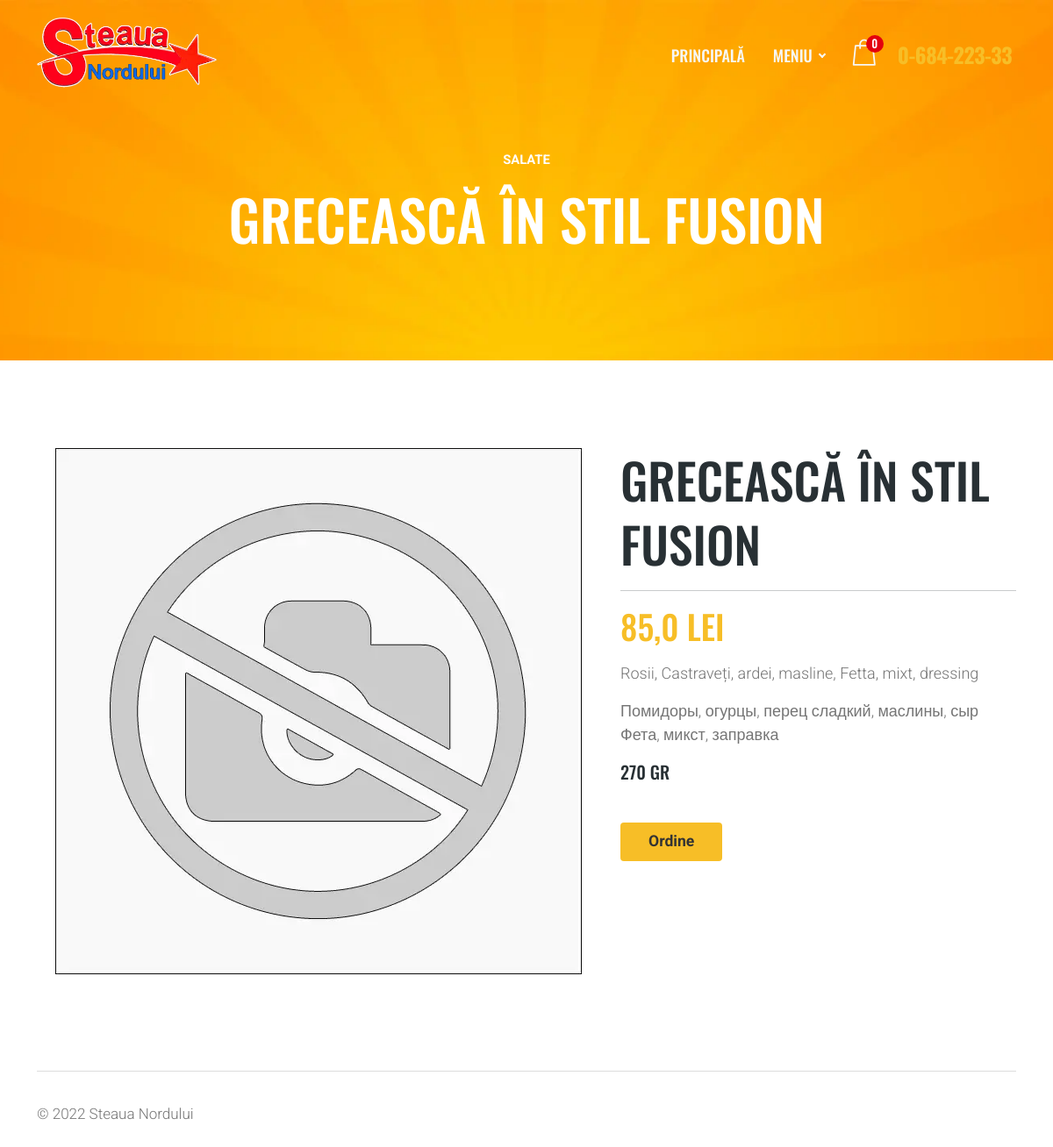
The page /salate/greceasca-in-stil-fusion/ on the database its author committed.
### web/models.py (models this page shows, shortened)
class Product(models.Model):
    category = models.ForeignKey('Category', on_delete=models.SET_NULL, null=True, verbose_name='Категория')
    name = models.CharField(max_length=100, verbose_name='Наименование млд.')
    name_ru = models.CharField(max_length=100, verbose_name='Наименование рус.', blank=True, null=True)
    slug = models.SlugField(unique=True, verbose_name='Псевдоним')
    composition = models.CharField(max_length=250, verbose_name='Состав млд.', blank=True, null=True)
    composition_ru = models.CharField(max_length=250, verbose_name='Состав рус.', blank=True, null=True)
    volume_choice = models.ForeignKey('Volume', on_delete=models.SET_NULL, blank=True, null=True,
                                      verbose_name='Ед. изм')
    volume_1 = models.CharField(max_length=100, verbose_name='Объем/Вес', blank=True, null=True)
    price_1 = models.FloatField(verbose_name='Цена')
    image = models.ImageField(upload_to='media/images', blank=True, null=True, verbose_name='Фото')
    class Meta:
        verbose_name = 'Блюдо'
        verbose_name_plural = 'Блюда'
    @property
    def ct_model(self):
        return self._meta.model_name

class Category(models.Model):
    name = models.CharField(max_length=100, verbose_name='Наименование')
    slug = models.SlugField(unique=True, verbose_name='Псевдоним')
    parent_category = models.ForeignKey('self', null=True, blank=True, on_delete=models.CASCADE,
                                        related_name='subcategories', verbose_name='Родительская категория')
    icon = models.ImageField(upload_to='media/category_icons', blank=True, null=True, verbose_name='Иконка')
    foto = models.ImageField(upload_to='media/category_fotos', blank=True, null=True, verbose_name='Фото')
    class Meta:
        verbose_name = 'Категория'
        verbose_name_plural = 'Категории меню'
    def get_absolute_url(self):
        return reverse('category_detail', kwargs={'category_slug': self.slug})

class Volume(models.Model):
    name = models.CharField(max_length=4, blank=True, null=True, verbose_name='Наименование')
    class Meta:
        verbose_name = 'Ед. изм.'
        verbose_name_plural = 'Единицы имз.'
    def __str__(self):
        return self.name

### web/views.py (the view)
# urls.py: path('<str:category_slug>/<str:product_slug>/', ProductDetailView.as_view(), name='product_detail'),
class ProductDetailView(views.generic.DetailView):
    model = Product
    template_name = 'product_detail.html'
    slug_url_kwarg = 'product_slug'
    title = 'product_name'
    context_object_name = 'product'
    def get_context_data(self, **kwargs):
        context = super().get_context_data(**kwargs)
        ct_model = self.model().ct_model
        cart = Cart(self.request)
        cart_items_count = len(cart)  # Получаем количество товаров в корзине
        context['cart_items_count'] = cart_items_count
        context['ct_model'] = ct_model
        context['categories'] = Category.objects.all()
        return context

### web/cart.py (called while the page is built)
    def __len__(self):
        return sum(item['quantity'] for item in self.cart.values())

### templates/product_detail.html (shortened to what this page needs)
{% extends 'base.html' %}
{% load static %}
{% block content %}
		<div id="page" class="page">
            <div id="menu-page" class="page-hero-section division">
                <div class="container">
                    <div class="row">
                        <div class="col-lg-10 offset-lg-1">
                            <div class="hero-txt text-center white-color">
                                <div id="breadcrumb">
                                    <div class="row">
                                        <div class="col">
                                            <div class="breadcrumb-nav">
                                                <nav aria-label="breadcrumb">
                                                    <ol class="breadcrumb">
                                                        <li class="breadcrumb-item active">{{ product.category.name }}</li>
                                                    </ol>
                                                </nav>
                                            </div>
                                        </div>
                                    </div>
                                </div>
                                <h2 class="h2-xl">{{ product.name }}</h2>
                            </div>
                        </div>
                    </div>
                </div>
            </div>
			<section id="product-1" class="pt-100 single-product division">
				<div class="container">
					<div class="row">
						<div class="col-lg-7">
							<div class="product-preview">
				 				<div class="tabs-content">
                                    {% if product.image %}
									<div id="tab-1-img" class="tab-content text-center displayed">
										<img class="img-fluid" src="{{ product.image.url }}" alt="menu-image" />
									</div>
                                    {% else %}
                                    <div id="tab-1-img" class="tab-content text-center displayed">
										<img class="img-fluid" src="{% static 'placeholder_food.webp' %}" alt="menu-image" />
									</div>
                                    {% endif %}
								</div>
							</div>
						</div>
                    <div class="col-lg-5">
                        <form action="" method="POST">
                            <div class="product-description">
                                <div class="project-title">
                                    <h2 class="h2-lg">{{ product.name }}</h2>
                                    <hr>
                                    <div class="project-price">
                                        <h4 class="h4-xl yellow-color">{{ product.price_1 }}{% if product.price_2%}/{{ product.price_2 }}{% endif %} lei</h4>
                                    </div>
                                </div>
                                <div class="product-txt">
                                    {% if product.composition %}
                                    <p class="p-md grey-color">
                                        {{ product.composition }}
                                    </p>
                                    {% endif %}
                                    {% if product.composition_ru %}
                                    <p class="p-md grey-color">
                                        {{ product.composition_ru }}
                                    </p>
                                    {% endif %}
                                    <div class="product-info">
                                        <h5><span>{{ product.volume_1 }}{% if product.volume_2%}/{{ product.volume_2 }}{% endif %} {% if product.volume_choice %}{{ product.volume_choice }}{% endif %}</span></h5>
                                    </div>
                                    <a href="{% url 'add_to_cart' product.id %}" class="add-to-cart-btn bg-yellow ico-20 text-center">Ordine</a>
                                </div>
                            </div>
                        </form>
                    </div>
					</div>
				</div>
			</section>
		</div>
{% endblock %}

### rows shown on the page
Product: category.name "SALATE", name "GRECEASCĂ ÎN STIL FUSION", price_1 "85,0", composition "Rosii, Castraveți, ardei, masline, Fetta, mixt, dressing", composition_ru "Помидоры, огурцы, перец сладкий, маслины, сыр Фета, микст, заправка", volume_1 "270", volume_choice "GR"

### other values the page prints
{{ cart_items_count }} "0"
